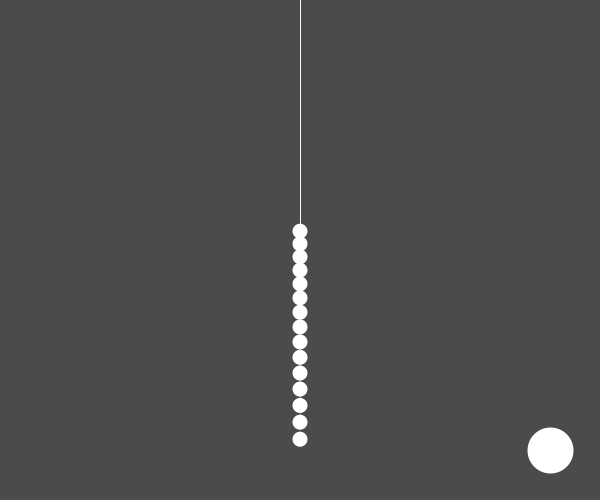
Frame 1 (no input)
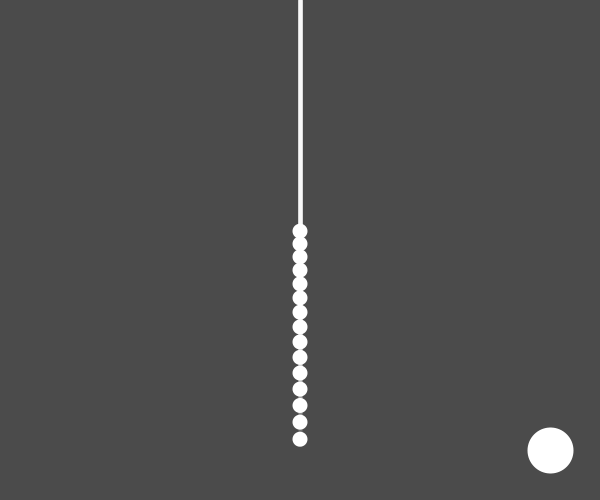
Frame 60 (the mouse pressed at the canvas centre just before this capture)
Frame 120 (the mouse held since frame 60 and released just before this capture): identical to frame 60, image omitted

The Processing sketch that drew these frames (run headless with seeded random() and noise(); from frame 60 on, the mouse is pressed at the canvas centre):

// Processing sketch: processing_164939
// ── processing_164939.pde

//ICM - Week 4
//Craig Pickard, September 2014
//mathematical equations taken from 
//the pendulum class is for the most part adapted from Daniel Shiffmans 2005 example,
//but has been updating using PVectors.


//the program begins with the angle to the vertical, for each pendulum,
//equal to zero. Manually drag any of the pendulums to the desired starting angle



Pendulum[] pendulums = new Pendulum[15]; //create an array of 15 pendulum objects
float gravity = 0.15; //set the gravitational constant
//float longestLength = 30; // set the length of the longest arm
float oscillations = 51; //set the number of oscillations the shortest pendulum completes
float cycle = 30; //number of seconds to complete a cycle
float frequency;
Button b;


void setup(){
  size(600,500);
  smooth();
  
  b = new Button();
  //initialise the array of pendulum objects.  The second parameter of the new Pendulum
  //PVector sets the length each pendulum's arm.  The length of the  arm is a function of
  //the pendulum's frequency (This is what I'm having trouble with). So far I've got
  //Li = L(L/L + i)*(L/L + i), where L is the length of the longest arm. Which I derived from
 // the explanation found at- http://www.arborsci.com/cool/pendulum-wave-seems-like-magic-but-its-physics
  for(int i = 0; i < pendulums.length; i++){
    
    //L = frequency*frequency*gravity/4*PI*PI
    
    float thisFrequency = (oscillations-i)/cycle;
    float thisLength = (thisFrequency*thisFrequency*gravity)/(4*PI*PI);
    //float mappedLength = map(thisFrequency,0.004816274, 0.009150569, 0, height);
    
    pendulums[i] = new Pendulum(new PVector(width/2,0), thisLength*40000 ,gravity);
  //println("freq: " + thisFrequency, "length: " + thisLength);
 // println(pendulums[i]);
}


}

  void draw(){
background(75);
for (int i = 0; i < pendulums.length; i++){
pendulums[i].move();
}
b.display();
println(b.pressed);
  }
  
  void mousePressed(){
    float d1 = dist(mouseX,mouseY,b.x,b.y);
    
    // if(b.checkClicked(mouseX,mouseY)){
    //   for (int i = 0; i < pendulums.length; i++){
    //     pendulums[i].growTail();
    //   }
  
    b.checkClicked(mouseX,mouseY);
    
    //this conditional statement allows you to lift a single pendulum
    //and all of the others move in the same line
   for (int i=0; i < pendulums.length; i++){
     pendulums[i].clicked(mouseX,mouseY);
     
    if(pendulums[i].lifting = true){
    pendulums[i].angle = pendulums[i].angle;
    }
  }
    }
  
  
  
  void mouseReleased(){
    //this function releases the pendulum when the mouse button is released
    for (int i = 0; i < pendulums.length; i++){
    pendulums[i].stopLifting();
    //reset the pendulum's angular velocity and acceleration to 0
    //to prevent eratic behaviour of pendulums when restarting
        float d2 = dist(b.x,b.y, mouseX,mouseY);
    if (d2 > b.diam/2){
    pendulums[i].angularVelocity = 0.0f;
    pendulums[i].angularAcceleration = 0.0f;
    }
  }
  }
  
  
class Button {

  int x;
  int y;
  int diam;
  boolean pressed;

  Button() {

    x = width-50;
    y = height - 50;
    diam = 50;
    pressed = false;
  }

  void display() {
    fill(255);
    stroke(75);
    strokeWeight(4);
    ellipse(x, y, diam, diam);
  }

  void checkClicked(float mx, float my) {
    float d = dist(x, y, mx, my);
    if (d < diam/2) {
      pressed = !pressed;
    }
  }
}
class Pendulum {

  PVector position; //position of pendulum ball in 2d space
  PVector connectionPoint; //connecting point of pendulum arm (ie the ceiling)
  float period; //how long it takes to swing back and forth (measured in seconds)
  float frequency; //number of back-and-forth swings in a second
  float rodLength; // length of the pendulum's rod
  float gravity; //force of gravity
  float angle; //starting angle (from the vertical) of swing
  float angularVelocity; //the change in angle over time
  float angularAcceleration; //the change in angular velocity over time
  float diam; //diamter of the pendulum head
  float c; //fill colour of pendulum
  float decay; //an artificial variable to simulate air friction so the pendulums slow down over time
  boolean lifting = false;
  float [] xpos;
  float [] ypos;



  // period = 1/frequency and frequency = 1/period
  // period = 2*PI*sqrt(rodLength/gravity);
  // frequency = (sqrt(gravity/rodLength))/2*PI;
  // rodLength = gravity / (4*PI*PI*frequency*frequency);
  // velocity = sqrt((2*gravity*rodLength*(1-cos(angle))));


  Pendulum(PVector tempConnectionPoint, float tempRodLength, float tempGravity) {

    xpos = new float [30];
    ypos = new float [30];

    for (int i = 0; i < xpos.length; i++) {
      xpos[i] = 0;
      ypos[i] = 0;
    }

    connectionPoint = tempConnectionPoint.get();
    rodLength = tempRodLength;
    gravity = tempGravity;
    angle = 0; //set initial angle to zero so that the pendulums are stationary at start of sketch


    float x = rodLength*sin(angle);
    float y = rodLength*cos(angle);

    position = new PVector(connectionPoint.x, connectionPoint.y);
    angularVelocity = 0.0f;
    angularAcceleration = 0.0f;
    decay = 0.9995f; //the angularVelocity changes by this factor over time
    diam = 15.0f; //set diameter of pendulum
  }

  //methods

  void move() {
    display();
    render();
    float d2 = dist(b.x,b.y, mouseX,mouseY);
    if (d2 > b.diam/2){
    lift();
    }
    
  }

  void display() {
    if (!lifting) {
      angularAcceleration = (-1 * gravity / rodLength) * sin(angle); //angularAcceleration is determined by the ratio of gravity to rodLength
      angularVelocity += angularAcceleration; //the rate of change of angular velocity is determined by angularAcceleration
      angularVelocity *= decay; //reduce angular velocity by a factor determined by decay
      angle += angularVelocity; //change the angle at a rate set by angularVelocity
    }
    position.set(rodLength*sin(angle), rodLength*cos(angle));
    position.add(connectionPoint);
  }

  void render() {
    stroke(255, 50);
    //draw the rod
    line(connectionPoint.x, connectionPoint.y, position.x, position.y);
    ellipseMode(CENTER);

    for (int i = 0; i < xpos.length-1; i++) {
      xpos[i] = xpos[i+1];
      ypos[i] = ypos[i+1];
    }

    xpos[xpos.length-1] = position.x;
    ypos[ypos.length-1] = position.y;
    noStroke();
    fill(255);
    ellipse(position.x, position.y, diam, diam);
    if (b.pressed ==true) {
      for (int i = 0; i < xpos.length; i++) {
        fill(255, 0+i*2);
        ellipse(xpos[i], ypos[i], diam-1, diam-1);
      }
    }
  }

  void clicked(int mx, int my) {
    float d = dist(mx, my, position.x, position.y);
    if (d < diam/2) {
      lifting = true;
    } 
    //println(d);
  }

  void stopLifting() {
    lifting = false;
  }

  void lift() {
    if (lifting) {
      PVector diff = PVector.sub(connectionPoint, new PVector(mouseX, mouseY));
      angle = atan2(-1*diff.y, diff.x) - radians(90);
    }
  }
}
